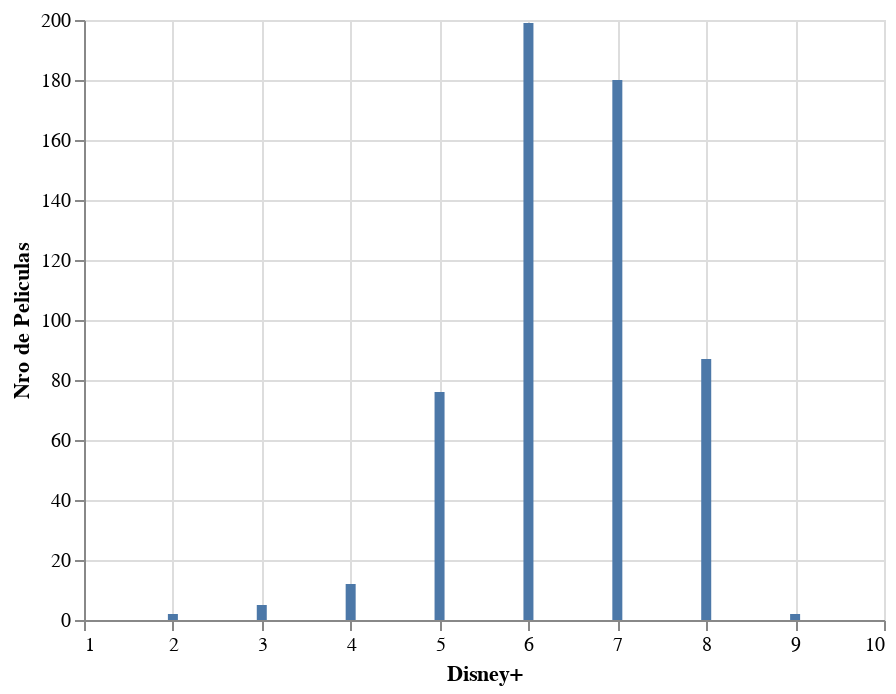

Notebook code for this chart:
### Code cell
lista_disney = movies["Disney+"].tolist()
lista_imdb = movies.IMDb.tolist()
disney_y_imdb = []
disney_y_imdb_redondeado = []
for boolean in lista_disney:
    if boolean:
        disney_y_imdb.append(lista_imdb[0])
        lista_imdb.pop(0)
    else:
        lista_imdb.pop(0)
for nota in disney_y_imdb:
    if str(nota) != "nan":
        disney_y_imdb_redondeado.append(round(nota))
disney = pd.DataFrame({"Disney+":disney_y_imdb_redondeado})
alt.Chart(disney).mark_bar().encode(x="Disney+", y="count()").configure(countTitle="Nro de Peliculas")

### Figure 1 — Vega-Lite specification as saved in the notebook (floating-point values rounded to 4 significant figures; data arrays with more than 128 entries replaced by an {"elided": "..."} marker saying what was removed)
{"config": {"view": {"continuousWidth": 400, "continuousHeight": 300}, "countTitle": "Nro de Peliculas"}, "data": {"name": "data-da1eb55b6356b0b8d28f5bb48b7f088c"}, "mark": "bar", "encoding": {"x": {"type": "quantitative", "field": "Disney+"}, "y": {"type": "quantitative", "aggregate": "count"}}, "$schema": "https://vega.github.io/schema/vega-lite/v4.8.1.json", "datasets": {"data-da1eb55b6356b0b8d28f5bb48b7f088c": {"elided": "563 records"}}}
